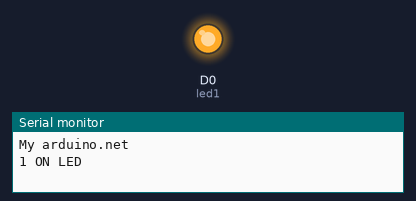
The sketch below on a simulated ESP8266 (NodeMCU). Parts: output pins drawn as LEDs (lit = HIGH), the last lines printed to the serial monitor.

Above: at 1.0 s.
At 3.0 s:
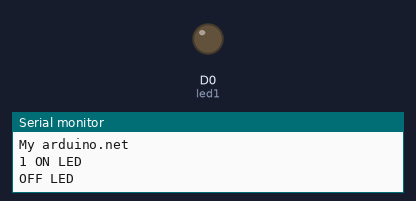
Timing chart, 0 to 5.2 s (numbered marks = the images above):
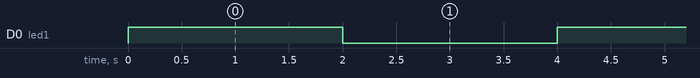

Measured:
- by itself, D0 (led1): alternates HIGH for 2.0 s and LOW for 2.0 s

The sketch:

lightTxT.ino
```cpp
int led1 = D0; // กำหนดขาใช้งาน
int val = 1;
void setup()
{
  pinMode(led1, OUTPUT); // กำหนดขาทำหน้าที่ให้ขา D0 เป็น OUTPUT
  Serial.begin(9600);
  Serial.println("My arduino.net");
}
void loop()
{
  digitalWrite(led1, HIGH); // ไฟ LED 1 ติด
  Serial.print(val); // NodeMCU ส่งค่าในตัว แปล val ให้ arduino
  Serial.print(" ON "); // NodeMCU ส่งคำว่า " ON "
  Serial.println("LED"); // NodeMCU ส่งคำว่า "LED"
  delay(2000); // ดีเลย์ 2000 มิลลิวินาที
  digitalWrite(led1, LOW); // ไฟ LED 1 ดับ
  Serial.print("OFF "); // NodeMCU ส่งคำว่า "OFF "
  Serial.println("LED"); // NodeMCU ส่งคำว่า "LED"
  delay(2000); // ดีเลย์ 2000 มิลลิวินาที
}
```
